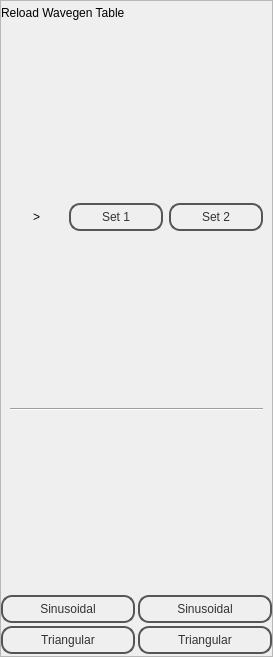
<?xml version="1.0" encoding="UTF-8"?>
<ui version="4.0">
 <class>MainWindow</class>
 <widget class="QMainWindow" name="MainWindow">
  <property name="geometry">
   <rect>
    <x>0</x>
    <y>0</y>
    <width>273</width>
    <height>657</height>
   </rect>
  </property>
  <property name="windowTitle">
   <string>MainWindow</string>
  </property>
  <property name="styleSheet">
   <string notr="true">QPushButton{
color: #333;
border: 2px solid #555;
border-radius: 11px;
padding: 5px;
background: qradialgradient(cx: 0.3, cy: -0.4,
fx: 0.3, fy: -0.4,
radius: 1.35, stop: 0 #fff, stop: 1 #888);
min-width: 80px;
}

QTabWidget {
background: qlineargradient(x1: 0, y1: 0, x2: 0, y2: 1,
stop: 0 #abe, stop: 0.7 #aba);

}


QTabBar::tab{
color: #000;
border-top-left-radius: 5px;
border-bottom-left-radius: 5px;
padding-top: 5px;padding-bottom:5px;
background: qradialgradient(cx: 0.3, cy: -0.4,
fx: 0.3, fy: -0.4,
radius: 1.35, stop: 0 #fff, stop: 1 #aaa);
width: 30px;
}
QTabBar::tab:selected {
color: #000;
border-top-left-radius: 5px;
border-bottom-left-radius: 5px;
background: qradialgradient(cx: 0.3, cy: -0.4,
fx: 0.3, fy: -0.4,
radius: 1.35, stop: 0 #fcc, stop: 1 #ccf);
}



QPushButton:pressed {
background: qradialgradient(cx: 0.4, cy: -0.1,
fx: 0.4, fy: -0.1,
radius: 1.35, stop: 0 #fff, stop: 1 #ddd);
}

QFrame.PeripheralCollection{
border-top-left-radius: 5px;
border-top-right-radius: 5px;
border: 1px solid black;
background: qlineargradient(x1: 0, y1: 0, x2: 0, y2: 1,
stop: 0 #6af, stop: 0.1 #689);
}
QFrame.PeripheralCollection QLabel {
color: white;
font-weight: bold;
}



QFrame.PeripheralCollectionInner {
background: qlineargradient(x1: 0, y1: 0, x2: 0, y2: 1,
stop: 0 #abe, stop: 0.7 #aba);
border: none;
border-top: 1px solid black;
}

QFrame.PeripheralCollectionInner QLabel{
color: black;
}

QWidget.PeripheralCollectionInner {
background: qlineargradient(x1: 0, y1: 0, x2: 0, y2: 1,
stop: 0 #abe, stop: 0.7 #aba);
border: none;
border-top: 1px solid black;
}



QWidget.PeripheralCollectionInner {
background: qlineargradient(x1: 0, y1: 0, x2: 0, y2: 1,
stop: 0 #abe, stop: 0.7 #aba);
border: none;
border-top: 1px solid black;
}

QWidget.PeripheralCollectionInner QLabel{
color: black;
}

#SCF1,#SCF2,#tab_4
{
background: qlineargradient(x1: 0, y1: 0, x2: 0, y2: 1,
stop: 0 #abe, stop: 0.7 #aba);
}




</string>
  </property>
  <widget class="QWidget" name="centralwidget">
   <layout class="QVBoxLayout" name="verticalLayout">
    <property name="margin">
     <number>0</number>
    </property>
    <item>
     <widget class="QFrame" name="frame_7">
      <property name="sizePolicy">
       <sizepolicy hsizetype="Preferred" vsizetype="Preferred">
        <horstretch>0</horstretch>
        <verstretch>0</verstretch>
       </sizepolicy>
      </property>
      <property name="maximumSize">
       <size>
        <width>650</width>
        <height>16777215</height>
       </size>
      </property>
      <property name="frameShape">
       <enum>QFrame::StyledPanel</enum>
      </property>
      <property name="frameShadow">
       <enum>QFrame::Raised</enum>
      </property>
      <property name="class" stdset="0">
       <string>PeripheralCollection</string>
      </property>
      <layout class="QVBoxLayout" name="verticalLayout_5">
       <property name="spacing">
        <number>3</number>
       </property>
       <property name="leftMargin">
        <number>0</number>
       </property>
       <property name="topMargin">
        <number>5</number>
       </property>
       <property name="rightMargin">
        <number>0</number>
       </property>
       <property name="bottomMargin">
        <number>2</number>
       </property>
       <item>
        <widget class="QLabel" name="label_4">
         <property name="sizePolicy">
          <sizepolicy hsizetype="Preferred" vsizetype="Maximum">
           <horstretch>0</horstretch>
           <verstretch>0</verstretch>
          </sizepolicy>
         </property>
         <property name="text">
          <string>Reload Wavegen Table</string>
         </property>
        </widget>
       </item>
       <item>
        <widget class="QFrame" name="Frame_4">
         <property name="sizePolicy">
          <sizepolicy hsizetype="Preferred" vsizetype="MinimumExpanding">
           <horstretch>0</horstretch>
           <verstretch>0</verstretch>
          </sizepolicy>
         </property>
         <property name="PeripheralCollectionInner" stdset="0">
          <string/>
         </property>
         <property name="class" stdset="0">
          <string>PeripheralCollectionInner</string>
         </property>
         <layout class="QGridLayout" name="gridLayout_4">
          <property name="sizeConstraint">
           <enum>QLayout::SetNoConstraint</enum>
          </property>
          <property name="horizontalSpacing">
           <number>6</number>
          </property>
          <item row="1" column="0" colspan="4">
           <widget class="Line" name="line">
            <property name="orientation">
             <enum>Qt::Horizontal</enum>
            </property>
           </widget>
          </item>
          <item row="0" column="2">
           <widget class="QPushButton" name="setButton_2">
            <property name="sizePolicy">
             <sizepolicy hsizetype="Minimum" vsizetype="Maximum">
              <horstretch>0</horstretch>
              <verstretch>0</verstretch>
             </sizepolicy>
            </property>
            <property name="text">
             <string>Set 1</string>
            </property>
           </widget>
          </item>
          <item row="2" column="0" colspan="4">
           <layout class="QVBoxLayout" name="tableLayout"/>
          </item>
          <item row="0" column="0" colspan="2">
           <widget class="QLabel" name="label_20">
            <property name="sizePolicy">
             <sizepolicy hsizetype="Preferred" vsizetype="Maximum">
              <horstretch>0</horstretch>
              <verstretch>0</verstretch>
             </sizepolicy>
            </property>
            <property name="text">
             <string>&gt;</string>
            </property>
            <property name="alignment">
             <set>Qt::AlignCenter</set>
            </property>
           </widget>
          </item>
          <item row="0" column="3">
           <widget class="QPushButton" name="setButton">
            <property name="sizePolicy">
             <sizepolicy hsizetype="Minimum" vsizetype="Maximum">
              <horstretch>0</horstretch>
              <verstretch>0</verstretch>
             </sizepolicy>
            </property>
            <property name="text">
             <string>Set 2</string>
            </property>
           </widget>
          </item>
         </layout>
        </widget>
       </item>
       <item>
        <layout class="QHBoxLayout" name="horizontalLayout">
         <item>
          <widget class="QPushButton" name="pushButton">
           <property name="text">
            <string>Sinusoidal</string>
           </property>
          </widget>
         </item>
         <item>
          <widget class="QPushButton" name="pushButton_2">
           <property name="text">
            <string>Sinusoidal</string>
           </property>
          </widget>
         </item>
        </layout>
       </item>
       <item>
        <layout class="QHBoxLayout" name="horizontalLayout_4">
         <item>
          <widget class="QPushButton" name="pushButton_7">
           <property name="text">
            <string>Triangular</string>
           </property>
          </widget>
         </item>
         <item>
          <widget class="QPushButton" name="pushButton_8">
           <property name="text">
            <string>Triangular</string>
           </property>
          </widget>
         </item>
        </layout>
       </item>
      </layout>
     </widget>
    </item>
   </layout>
  </widget>
  <widget class="QMenuBar" name="menubar">
   <property name="geometry">
    <rect>
     <x>0</x>
     <y>0</y>
     <width>273</width>
     <height>25</height>
    </rect>
   </property>
  </widget>
 </widget>
 <resources/>
 <connections>
  <connection>
   <sender>setButton_2</sender>
   <signal>clicked()</signal>
   <receiver>MainWindow</receiver>
   <slot>loadSine1()</slot>
   <hints>
    <hint type="sourcelabel">
     <x>140</x>
     <y>74</y>
    </hint>
    <hint type="destinationlabel">
     <x>158</x>
     <y>0</y>
    </hint>
   </hints>
  </connection>
  <connection>
   <sender>setButton</sender>
   <signal>clicked()</signal>
   <receiver>MainWindow</receiver>
   <slot>loadSine2()</slot>
   <hints>
    <hint type="sourcelabel">
     <x>226</x>
     <y>84</y>
    </hint>
    <hint type="destinationlabel">
     <x>241</x>
     <y>0</y>
    </hint>
   </hints>
  </connection>
  <connection>
   <sender>pushButton</sender>
   <signal>clicked()</signal>
   <receiver>MainWindow</receiver>
   <slot>reset1()</slot>
   <hints>
    <hint type="sourcelabel">
     <x>106</x>
     <y>608</y>
    </hint>
    <hint type="destinationlabel">
     <x>-17</x>
     <y>616</y>
    </hint>
   </hints>
  </connection>
  <connection>
   <sender>pushButton_2</sender>
   <signal>clicked()</signal>
   <receiver>MainWindow</receiver>
   <slot>reset2()</slot>
   <hints>
    <hint type="sourcelabel">
     <x>270</x>
     <y>608</y>
    </hint>
    <hint type="destinationlabel">
     <x>291</x>
     <y>630</y>
    </hint>
   </hints>
  </connection>
  <connection>
   <sender>pushButton_7</sender>
   <signal>clicked()</signal>
   <receiver>MainWindow</receiver>
   <slot>setTria1()</slot>
   <hints>
    <hint type="sourcelabel">
     <x>91</x>
     <y>634</y>
    </hint>
    <hint type="destinationlabel">
     <x>78</x>
     <y>678</y>
    </hint>
   </hints>
  </connection>
  <connection>
   <sender>pushButton_8</sender>
   <signal>clicked()</signal>
   <receiver>MainWindow</receiver>
   <slot>setTria2()</slot>
   <hints>
    <hint type="sourcelabel">
     <x>216</x>
     <y>635</y>
    </hint>
    <hint type="destinationlabel">
     <x>223</x>
     <y>673</y>
    </hint>
   </hints>
  </connection>
 </connections>
 <slots>
  <slot>loadSine1()</slot>
  <slot>loadSine2()</slot>
  <slot>reset1()</slot>
  <slot>reset2()</slot>
  <slot>setTria1()</slot>
  <slot>setTria2()</slot>
 </slots>
</ui>
